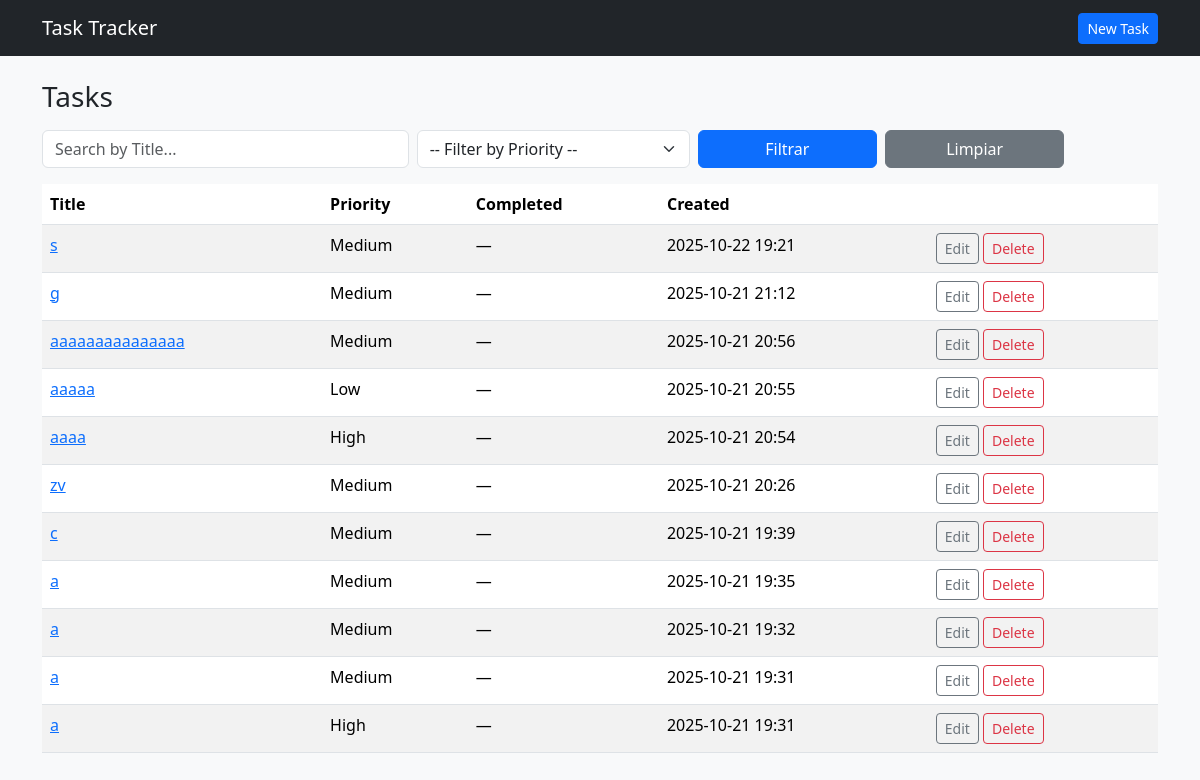
/tasks/, run on the app's committed database.
### tasks/models.py (models this page shows, shortened)
class Task(models.Model):
    PRIORITY_LOW = 'low'
    PRIORITY_MEDIUM ='medium'
    PRIORITY_HIGH = 'high'
    PRIORITY_CHOICES = [
        (PRIORITY_LOW, 'Low'),
        (PRIORITY_MEDIUM, 'Medium'),
        (PRIORITY_HIGH, 'High'),
    ]
    title = models.CharField(max_length=100)
    description = models.TextField(blank=True)
    priority = models.CharField(max_length=10, choices=PRIORITY_CHOICES, default=PRIORITY_MEDIUM)
    is_completed = models.BooleanField(default=False)
    created_at = models.DateTimeField(auto_now_add=True)

### tasks/views.py (the view)
# urls.py: path("tasks/",views.task_list, name = "task_list"),
def task_list(request):
    tasks = Task.objects.all().order_by('-created_at')
    search_query = request.GET.get('search', '')
    priority_filter = request.GET.get('priority', '')
    if search_query:
        tasks = tasks.filter(title__icontains=search_query)
    if priority_filter:
        tasks = tasks.filter(priority=priority_filter)
    context = {
        'tasks': tasks,
        'search_query': search_query,
        'priority_filter': priority_filter,
    }
    return render(request, 'tasks_list.html', context)

### tasks/templates/tasks_list.html (shortened to what this page needs)
{% extends "base.html" %}
{% block content %}
<h1 class="h3 mb-3">Tasks</h1>
{% if tasks %}
<div class="mb-3" >
  <form method="get" class="form-inline">
    <div class="row g-2">
      <div class="col-md-4">
        <input type="text" name="search" class="form-control" placeholder="Search by Title..." value="{{ search_query }}">
      </div>
      <div class="col-md-3">
        <select name="priority" class="form-select">
          <option value="">-- Filter by Priority --</option>
        </select>
      </div>
      <div class="col-md-2">
        <button type="submit" class="btn btn-primary w-100">Filtrar</button>
      </div>
      <div class="col-md-2">
        <a href="{% url 'task_list' %}" class="btn btn-secondary w-100">Limpiar</a>
      </div>
    </div>
  </form>
</div>
    <div class="table-responsive">
        <table class="table table-striped aling-middle">
            <thead>
                <tr>
                   <th>Title</th>
                   <th>Priority</th>
                   <th>Completed</th>
                   <th>Created</th>
                   <th></th>
                </tr>
            </thead>
            <tbody>
                {% for t in tasks %}
                <tr>
                    <td><a href="{% url 'task_detail' t.pk %}">{{ t.title }}</a></td>
                    <td>{{t.get_priority_display }}</td>
                    <td>{% if t.is_completed %} OK {% else %}—{% endif %}</td>
                    <td>{{t.created_at|date:"Y-m-d H:i"}}</td>
                    <td>
                        <a class="btn btn-sm btn-outline-secondary" href="{% url 'task_update' t.pk%}">Edit</a>
                        <a class="btn btn-sm btn-outline-danger" href="{% url 'task_delete' t.pk %}">Delete</a>
                    </td>
                </tr>
                {% endfor %}
            </tbody>
        </table>
    </div>
{% else %}
    <div class="alert alert-info">No tasks yet. <a href="{% url 'task_create' %}">Create one</a>.</div>
{% endif %}
{% endblock %}

### data on the page
Task: title "s", priority "Medium", created_at "2025-10-22 19:21"
Task: title "g", priority "Medium", created_at "2025-10-21 21:12"
Task: title "aaaaaaaaaaaaaaa", priority "Medium", created_at "2025-10-21 20:56"
Task: title "aaaaa", priority "Low", created_at "2025-10-21 20:55"
Task: title "aaaa", priority "High", created_at "2025-10-21 20:54"
Task: title "zv", priority "Medium", created_at "2025-10-21 20:26"
Task: title "c", priority "Medium", created_at "2025-10-21 19:39"
Task: title "a", priority "Medium", created_at "2025-10-21 19:35"
Task: title "a", priority "Medium", created_at "2025-10-21 19:32"
Task: title "a", priority "Medium", created_at "2025-10-21 19:31"
Task: title "a", priority "High", created_at "2025-10-21 19:31"
